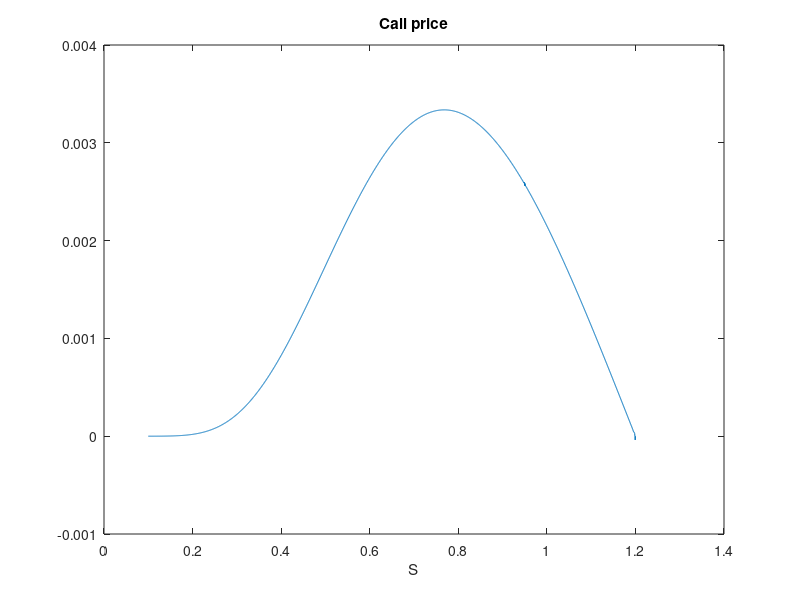

Reproduce this figure in MATLAB.
%% LECTURE 11 - Implicit Euler for EU Call - Noé Debrois - 29/10/2024
% Script to price a Up&Out Call Option, under B&S model, using price PDE.
% WARNING : NOT log-price PDE.
% We implement Finite Difference Method using IMPLICIT EULER SCHEME.
%%%%%%%%%%%%%%%%%%%%%%%%%%%%%%%%%%%%%%%%%%%%%%%%%%%%%%%%%%%%%%%%%%%%%%%%%%%
clear; close all;
%
%% 1. Parameters & Grids
S0=1; K=0.95; r=0.001; sigma=0.5; T=1; U=1.2;
M=500;
N=2000;
theta=0.5; % 0 Implicit, 0.5 CN, 1 Explicit
Smin=0.1*S0; Smax=U;
dS=(Smax-Smin)/N;
S=Smin+(0:N)*dS;
dt=T/M;
t=(0:M)*dt;

%% Matrix Construction
A=@(S)(1-theta)*dt*(-r*S/(2*dS)+sigma^2*S^2/(2*dS^2));
B=@(S)-1+dt*(1-theta)*(-sigma^2*S^2/(dS^2)-r);
C=@(S)dt*(1-theta)*( r*S/(2*dS)+sigma^2*S^2/(2*dS^2));
Mat=spalloc(N+1,N+1,3*(N-1)+2);
Mat(1,1)=1;
for i=2:N
    Mat(i, [i-1,i,i+1])=[A(S(i)) B(S(i)) C(S(i))];
end
Mat(end,end)=1;
Ah=@(S)-(theta)*dt*(-r*S/(2*dS)+sigma^2*S^2/(2*dS^2));
Bh=@(S)-1-dt*(theta)*(-sigma^2*S^2/(dS^2)-r);
Ch=@(S)-dt*(theta)*( r*S/(2*dS)+sigma^2*S^2/(2*dS^2));
Mat_rhs=spalloc(N+1,N+1,3*(N-1));
for i=2:N
    Mat_rhs(i, [i-1,i,i+1])=[Ah(S(i)) Bh(S(i)) Ch(S(i))];
end

%% Backward in time loop
c=max(S'-K,0); 
rhs=zeros(N+1,1);
for j=M:-1:1
    % know c t_j -> compute cnew t_{j-1}
    rhs=Mat_rhs*c;
    rhs(1)=0;
    rhs(end)=0;
    c=Mat\rhs;
end
figure
plot(S,c); title('Call price'); xlabel('S');
price=interp1(S,c,S0,'spline')




